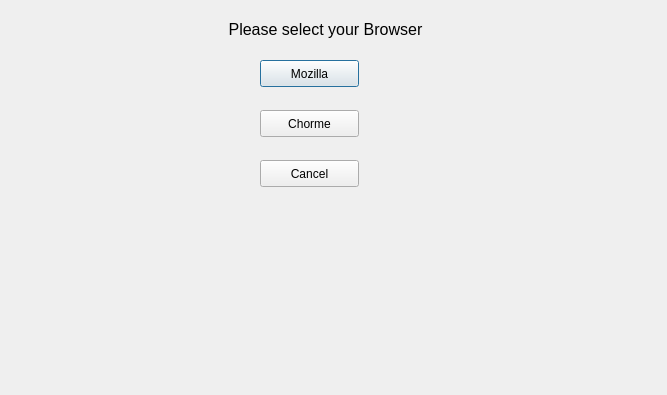
<?xml version="1.0" encoding="UTF-8"?>
<ui version="4.0">
 <class>firstDialog</class>
 <widget class="QDialog" name="firstDialog">
  <property name="geometry">
   <rect>
    <x>0</x>
    <y>0</y>
    <width>667</width>
    <height>395</height>
   </rect>
  </property>
  <property name="windowTitle">
   <string>Dialog</string>
  </property>
  <widget class="QLabel" name="label">
   <property name="geometry">
    <rect>
     <x>190</x>
     <y>20</y>
     <width>271</width>
     <height>20</height>
    </rect>
   </property>
   <property name="text">
    <string>&lt;html&gt;&lt;head/&gt;&lt;body&gt;&lt;p align=&quot;center&quot;&gt;&lt;span style=&quot; font-size:12pt;&quot;&gt;Please select your Browser&lt;/span&gt;&lt;/p&gt;&lt;/body&gt;&lt;/html&gt;</string>
   </property>
  </widget>
  <widget class="QPushButton" name="pushButton">
   <property name="geometry">
    <rect>
     <x>260</x>
     <y>60</y>
     <width>99</width>
     <height>27</height>
    </rect>
   </property>
   <property name="text">
    <string>Mozilla</string>
   </property>
  </widget>
  <widget class="QPushButton" name="pushButton_2">
   <property name="geometry">
    <rect>
     <x>260</x>
     <y>110</y>
     <width>99</width>
     <height>27</height>
    </rect>
   </property>
   <property name="text">
    <string>Chorme</string>
   </property>
  </widget>
  <widget class="QPushButton" name="pushButton_3">
   <property name="geometry">
    <rect>
     <x>260</x>
     <y>160</y>
     <width>99</width>
     <height>27</height>
    </rect>
   </property>
   <property name="text">
    <string>Cancel</string>
   </property>
  </widget>
 </widget>
 <resources/>
 <connections/>
</ui>
